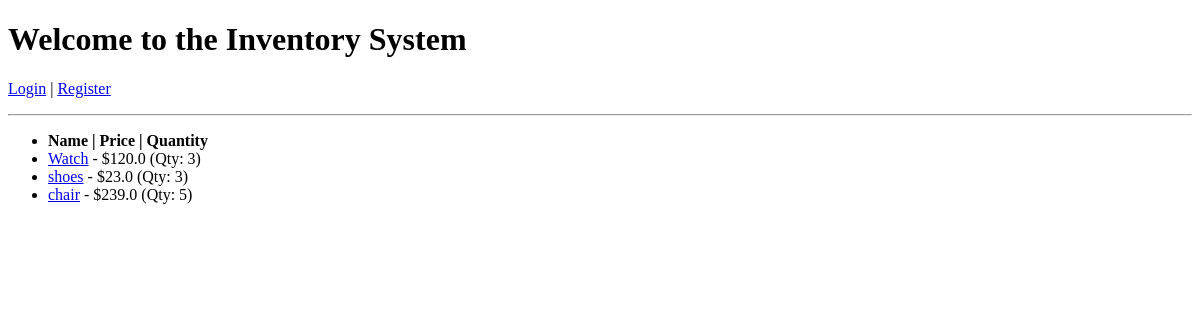
Before: / with the older database file.
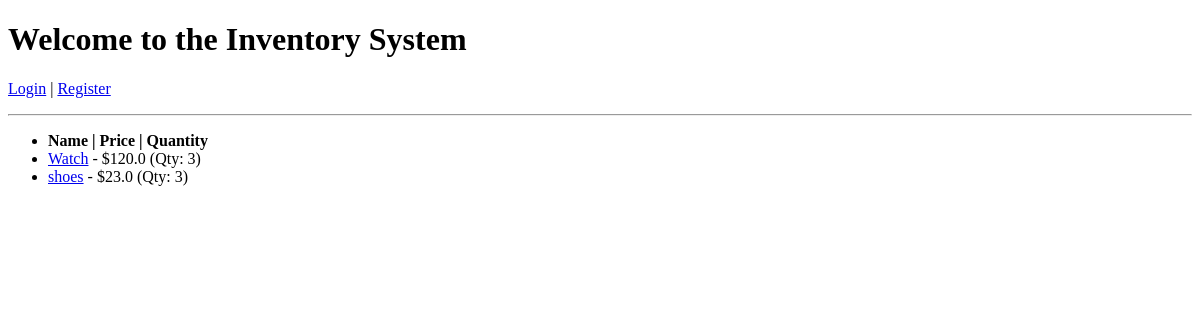
After: the same page with the newer database file.
### model.py (models this page shows)
class Item(Base):
    __tablename__ = "items"
    id = Column(Integer, primary_key=True, index=True)
    name = Column(String, index=True)
    description = Column(String, nullable=True)
    price = Column(Float)
    quantity = Column(Integer)

### main.py (the view)
@app.get("/", response_class=HTMLResponse)
def home_ui(request: Request, db: Session = Depends(get_db)):
    items = db.query(model.Item).all()
    return templates.TemplateResponse("items.html", {"request": request, "items": items})

### templates/items.html (shortened to what this page needs)
{% extends "main.html" %} {% block content %}
<ul>
  <li><strong>Name | Price | Quantity</strong></li>
  {% for item in items %}
  <li>
    <a href="/item/{{ item.id }}">{{ item.name }}</a> -
    ${{ item.price }} (Qty: {{ item.quantity }})
  </li>
  {% endfor %}
</ul>
{% endblock %}

### templates/main.html (shortened to what this page needs)
<!DOCTYPE html>
<html>
<head>
</head>
<body>
    <h1>Welcome to the Inventory System</h1>
   <p>
  {% if request.cookies.get("user") %}
    Welcome, {{ request.cookies.get("user") }} |
    <a href="/logout">Logout</a>
  {% else %}
    <a href="/login">Login</a> | <a href="/register">Register</a>
  {% endif %}
</p>
    <hr>
    {% block content %}{% endblock %}
</body>
</html>

Changed rows visible on the page:
removed Item: name "chair", price "239.0", quantity "5"
